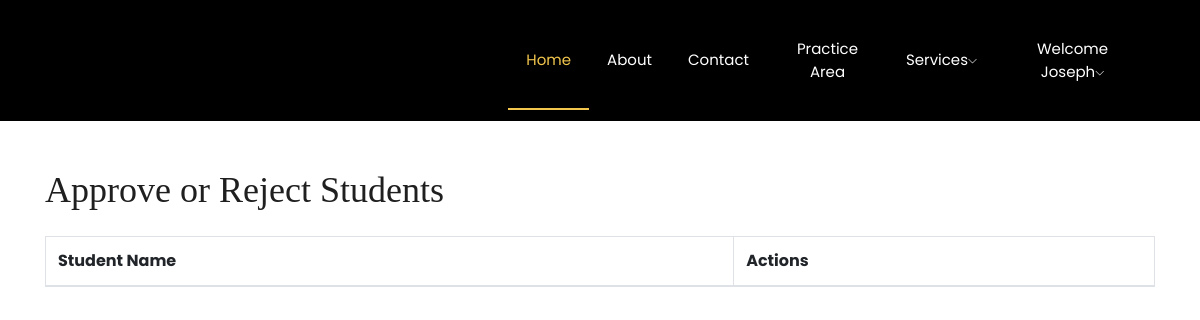
Before: /accounts/approve_students/ (signed in) with the older database file.
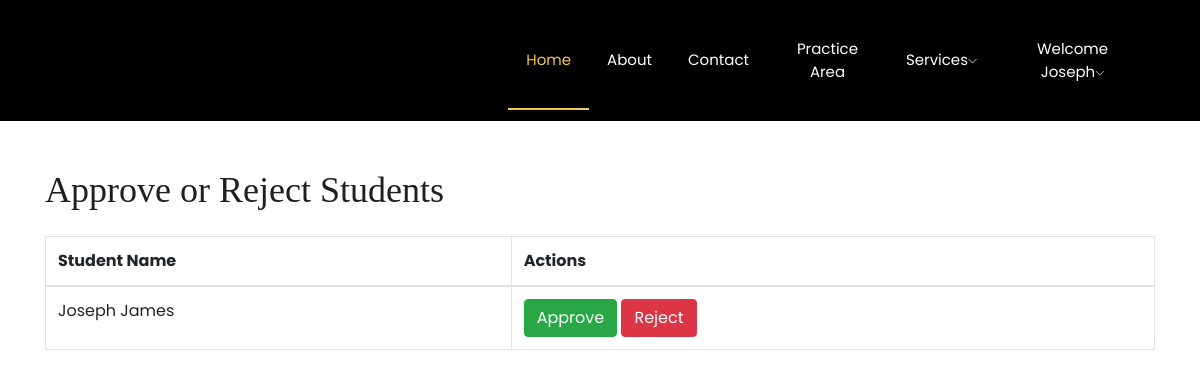
After: the same page with the newer database file.
### accounts/models.py (models this page shows, shortened)
class Student(models.Model):
    SPECIALIZATIONS = (
        ('family', 'Family Lawyer'),
        ('criminal', 'Criminal Lawyer'),
        ('consumer', 'Consumer Lawyer'),
        ('corporate', 'Corporate Lawyer'),
        ('civilrights', 'Civil Rights Lawyer'),
        ('divorce', 'Divorce Lawyer'),
    )
    user = models.OneToOneField(CustomUser, on_delete=models.CASCADE, related_name='student_profile')
    course = models.CharField(max_length=100, blank=True)
    course_place = models.CharField(max_length=100, blank=True)
    duration_of_course = models.CharField(max_length=20, blank=True)
    specialization = models.CharField(max_length=50, choices=SPECIALIZATIONS, blank=True)
    year_of_pass = models.IntegerField(blank=True, null=True)
    cgpa = models.DecimalField(max_digits=4, decimal_places=2, blank=True, null=True)
    experience = models.TextField(blank=True)  # You can use a TextField for experience details
    adhaar_no = models.CharField(max_length=12, blank=True, unique=True)
    adhaar_pic = models.ImageField(upload_to='student_uploads/', blank=True, null=True)
    is_approved = models.BooleanField(default=False)

class CustomUser(AbstractUser):
    USER_TYPES = (
        ('admin', 'Admin'),
        ('lawyer', 'Lawyer'),
        ('student', 'Student'),
        ('client', 'Client'),
    )
    STATES = (
    ('Andhra Pradesh', 'Andhra Pradesh'),
    ('Arunachal Pradesh', 'Arunachal Pradesh'),
    ('Assam', 'Assam'),
    ('Bihar', 'Bihar'),
    ('Chhattisgarh', 'Chhattisgarh'),
    ('Goa', 'Goa'),
    ('Gujarat', 'Gujarat'),
    ('Haryana', 'Haryana'),
    ('Himachal Pradesh', 'Himachal Pradesh'),
    ('Jharkhand', 'Jharkhand'),
    ('Karnataka', 'Karnataka'),
    ('Kerala', 'Kerala'),
    ('Madhya Pradesh', 'Madhya Pradesh'),
    ('Maharashtra', 'Maharashtra'),
    ('Manipur', 'Manipur'),
    ('Meghalaya', 'Meghalaya'),
    ('Mizoram', 'Mizoram'),
    ('Nagaland', 'Nagaland'),
    ('Odisha', 'Odisha'),
    ('Punjab', 'Punjab'),
    ('Rajasthan', 'Rajasthan'),
    ('Sikkim', 'Sikkim'),
    ('Tamil Nadu', 'Tamil Nadu'),
    ('Telangana', 'Telangana'),
    ('Tripura', 'Tripura'),
    ('Uttar Pradesh', 'Uttar Pradesh'),
    ('Uttarakhand', 'Uttarakhand'),
    ('West Bengal', 'West Bengal'),
    ('Andaman and Nicobar Islands', 'Andaman and Nicobar Islands'),
    ('Chandigarh', 'Chandigarh'),
    ('Dadra and Nagar Haveli and Daman and Diu', 'Dadra and Nagar Haveli and Daman and Diu'),
    ('Lakshadweep', 'Lakshadweep'),
    ('Delhi', 'Delhi'),
    ('Puducherry', 'Puducherry'),
)
    user_type = models.CharField(max_length=10, choices=USER_TYPES, default='client')
    email = models.EmailField(unique=True, default='')  # Change: Use email as the username
    first_name = models.CharField(max_length=30, default='')  # Added: First name field
    last_name = models.CharField(max_length=30, default='')  # Added: Last name field
    address = models.TextField(default='',blank=True,)  # Added: Address field
    dob = models.DateField(default='2000-01-01',blank=True,)  # Added: Date of birth field
    pin = models.CharField(max_length=6, default='',blank=True,)  # Added: PIN code field
    state = models.CharField(max_length=50, choices=STATES, blank=True, null=False)
    phone = models.CharField(max_length=15,blank=True)  # Added: Phone number field

### accounts/views.py (the view, shortened to what this page needs)
# urls.py: path('approve_students/', views.approve_students, name='approve_students'),
@login_required
def approve_students(request):
    if not request.user.user_type == 'admin':
        return render(request, '404.html')
    unapproved_students = Student.objects.filter(is_approved=False)
    return render(request, 'admin/approve_students.html', {'unapproved_students': unapproved_students})

### accounts/templates/admin/approve_students.html (shortened to what this page needs)
{% load static %}
<!DOCTYPE html>
<html lang="en">
<head>
    <link rel="stylesheet" href="{% static 'css/bootstrap.min.css' %}">
    <link rel="stylesheet" href="{% static 'css/owl.carousel.min.css' %}">
    <link rel="stylesheet" href="{% static 'css/magnific-popup.css' %}">
    <link rel="stylesheet" href="{% static 'css/font-awesome.min.css' %}">
    <link rel="stylesheet" href="{% static 'css/themify-icons.css' %}">
    <link rel="stylesheet" href="{% static 'css/nice-select.css' %}">
    <link rel="stylesheet" href="{% static 'css/flaticon.css' %}">
    <link rel="stylesheet" href="{% static 'css/flaticon.css' %}">
    <link rel="stylesheet" href="{% static 'css/gijgo.css' %}">
    <link rel="stylesheet" href="{% static 'css/slicknav.css' %}">
    <link rel="stylesheet" href="{% static 'css/style.css' %}">
    <link rel="stylesheet" href="{% static 'css/admin.css' %}">
</head>
<body>
    <header>
        <div class="header-area ">
            <div id="sticky-header" class="main-header-area">
                <div class="container-fluid p-0">
                    <div class="row align-items-center justify-content-between no-gutters">
                        <div class="col-xl-2 col-lg-2">
                            <div class="logo-img">
                            </div>
                        </div>
                        <div class="col-xl-7 col-lg-8">
                            <div class="main-menu  d-none d-lg-block">
                                <nav>
                                    <ul id="navigation">
                                        <li><a class="active" href="{% url 'home' %}">home</a></li>
                                        <li><a href="{% url 'about' %}">About</a></li>
                                        <li><a href="{% url 'contact' %}">Contact</a></li>
                                        <li><a href="{% url 'home' %}">Practice Area</a></li>
                                        <li><a href="#">Services<i class="ti-angle-down"></i></a>
                                        </li>
                                        {% if user.is_authenticated %}
                                        <li>
                                            <a href="#">Welcome {{ user.first_name }}<i class="ti-angle-down"></i></a>
                                        </li>
                                        {% else %}
                                        <li><a href="{% url 'signup' %}">Signup</a></li>
                                        <li><a href="{% url 'login' %}">Login</a></li>
                                        {% endif %}
                                    </ul>
                            </div>
                        </div>
                    </div>
                </div>
            </div>
        </div>
    </header>
<div class="container mt-5">
    <h1 class="mb-4">Approve or Reject Students</h1>
    <form method="post">
        <table class="table table-bordered">
            <thead>
                <tr>
                    <th>Student Name</th>
                    <th>Actions</th>
                </tr>
            </thead>
            <tbody>
                {% for student in unapproved_students %}
                    <tr>
                        <td>{{ student.user.first_name }} {{ student.user.last_name }}</td>
                        <td>
                            <button class="btn btn-success" type="submit" name="approve_{{ student.id }}">Approve</button>
                            <button class="btn btn-danger" type="submit" name="reject_{{ student.id }}">Reject</button>
                        </td>
                    </tr>
                {% endfor %}
            </tbody>
        </table>
    </form>
</div>
</body>
</html>

Changed rows visible on the page:
added Student: user.first_name "Joseph", user.last_name "James"
